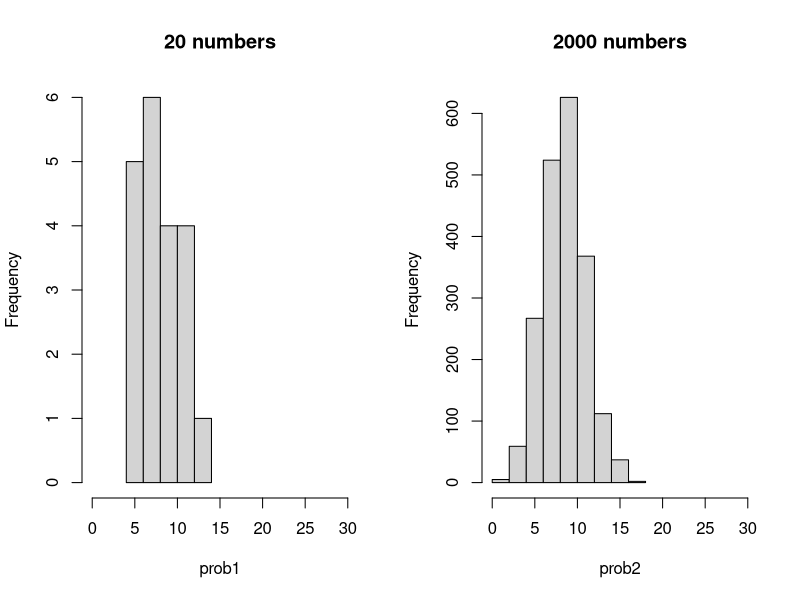
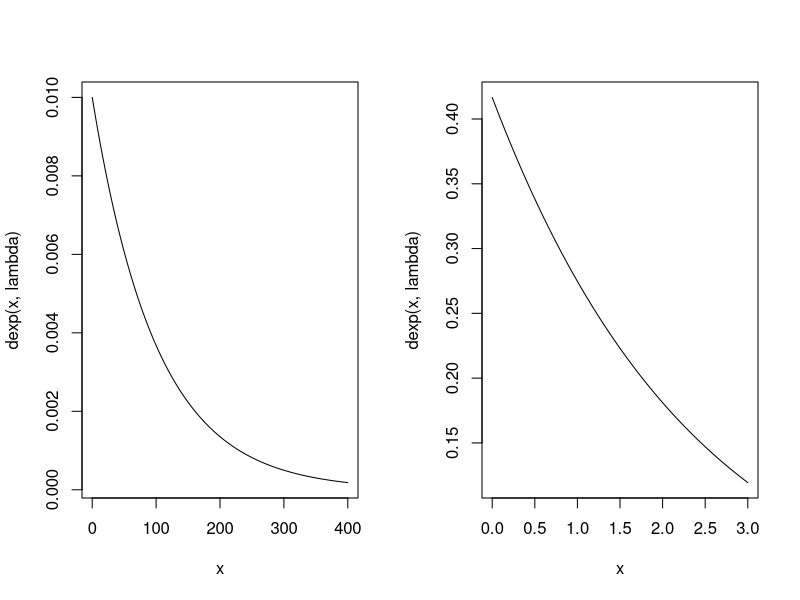
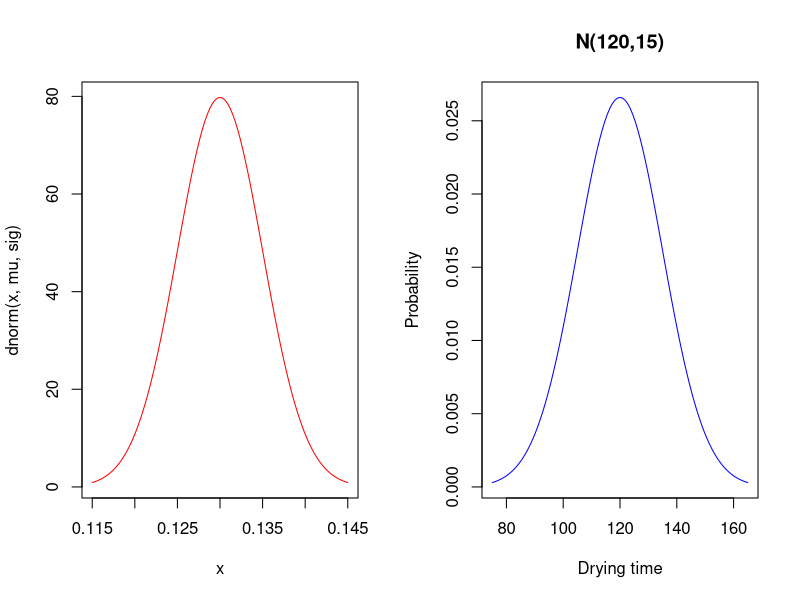

Write R code to recreate these figures, in order. (Note: this script raises an error after producing the figures.)
set.seed(164186)
#1)
n=30
p=0.3
rbinom(1,n,p)

#2)
par(mfrow=c(1,2))
prob1=rbinom(20,30,0.3)
prob2=rbinom(2000,30,0.3)
hist(prob1, xlim=c(0,30), main=paste0("20 numbers"))
hist(prob2, xlim=c(0,30), main=paste0("2000 numbers"))

#3)
#S~number of wells contaminated
#S~binom(n=5,p=0.3)
dbinom(3,5,0.3)
1-pbinom(2,5,0.3)
pbinom(3,5,0.3)


#4)
#B~number of bulbs burning at least 500hrs
#B~binom(n=8,p=0.9)
n=8
p=0.9
dbinom(8,n,p)
dbinom(7,n,p)
1-pbinom(6,n,p)
E=n*p
SD=sqrt(n*p*(1-p))

#5)
#C~Poiss(lambda=0.01)
lambda=0.01
curve(dexp(x,lambda),xlim=c(0,400))
1-pexp(200,lambda)
pexp(100,lambda)
pexp(499,lambda)

#6
#E~Poiss(lambda=1/2.4)
#E~magnitude
lambda=1/2.4
1-pexp(3,lambda)
pexp(3,lambda)-pexp(2,lambda)
curve(dexp(x,lambda), xlim=c(0,3))

#7)
#W~norm(mu=0.13,sig=0.005)
#W~resistance of wire
mu=0.13
sig=0.005
curve(dnorm(x,mu,sig), xlim=c(mu-3*sig, mu+3*sig),col="RED")
pnorm(0.14,mu,sig)-pnorm(0.12,mu,sig)

#8)
#D~norm(mu=120,sig=15)
#D~Drying time
mu=120
sig=15
curve(dnorm(x,mu,sig), xlim=c(mu-3*sig, mu+3*sig),col="BLUE",
      main=paste0("N(120,15)"), xlab="Drying time", ylab="Probability")
pnorm(135,mu,sig)-pnorm(110,mu,sig)

#9)
#S~speed of motorcycle
#S~norm(mu=46.8, sig=1.75)
mu=46.8
sig=1.75
pnorm(50,mu,sig)
1-pnorm(48,mu,sig)

#10)
n=20
p=0.2
data=rbinom(500,n,p)
mu=n*p
sigma=sqrt(n*p*(1-p))
par(mfrow=c(1,3))
discrete.histogram(data)
plot(dbinom(0:20,n,p),type="h")
curve(dnorm(x,mu,sigma),xlim=c(0,20),add=TRUE,col="red")

par(mfrow=c(1,1))
hist(data,xlim=c(0,20), freq=FALSE)
curve(dnorm(x,mu,sigma), from=0,to=20,add=TRUE, col="red")

#11)
#X~number of students who applied to financial aid
#X~norm(n,p)
#Xhat~app~norm(np,sqrt(np(1-p)))
n=100
p=0.25
mu=n*p
sig=sqrt(n*p*(1-p))
pnorm(15,mu,sig)#app
pbinom(15,n,p)#exactly

#12)
mm=rep(0,0)
for(s in 1:200){
  sample=rnorm(30)
  mm[s]=mean(sample)
}
hist(mm, freq=FALSE)
curve(dnorm(x,0,1/sqrt(30)), add=TRUE,col="PINK")

#14)
#R~norm(mu=200,sig=0)
#R~resistance of ONE resistor
#Rtotal~norm(mu*n,sig*sqrt(n))
n=50
mu=200
sig=10
pnorm(202,mu,sig/sqrt(n))-pnorm(199,mu,sig/sqrt(n))
pnorm(10020, mu*n, sig*sqrt(n))

#15)
#C~?(mean=202,sd=14)
#C~cholesterol of one person
#C~app~N(mu,sig)
mu=202
sig=14
n=64
pnorm(206,mu,sig/sqrt(n))-pnorm(198,mu,sig/sqrt(n))

#16)
#S~strength of one thread
#S~?(mean,sd)
#Stotal~strength of rope
#Stotal~app~norm(mu,sig)
mu=0.5
sig=0.2
n=100
1-pnorm(47, mu*n, sig*sqrt(n))